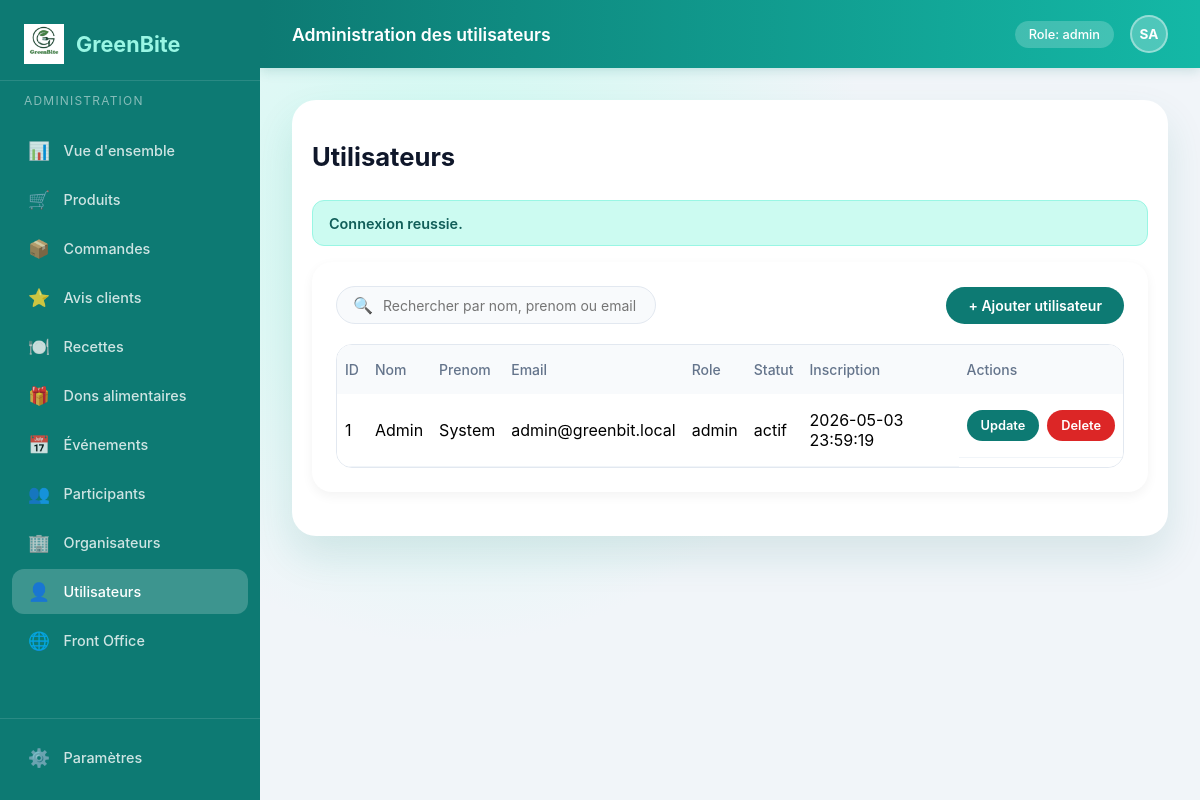
The app's page /Green-Bite/View/back-office/users.php (signed in) with its own data.
### tables this page shows
CREATE TABLE `users` (
  `id` int(10) UNSIGNED NOT NULL,
  `nom` varchar(100) NOT NULL,
  `prenom` varchar(100) NOT NULL,
  `email` varchar(190) NOT NULL,
  `mot_de_passe` varchar(255) NOT NULL,
  `photo` varchar(255) DEFAULT NULL,
  `role` enum('admin','user','moderateur') NOT NULL DEFAULT 'user',
  `statut` enum('actif','inactif','suspendu') NOT NULL DEFAULT 'actif',
  `date_inscription` timestamp NOT NULL DEFAULT current_timestamp(),
  `updated_at` timestamp NULL DEFAULT NULL ON UPDATE current_timestamp()
);

### Green-Bite/Controller/UserRepository.php (called while the page is built, shortened)
<?php
require_once __DIR__ . '/../config/database.php';
require_once __DIR__ . '/../Model/User.php';
final class UserRepository
{
    private PDO $pdo;
    public function __construct()
    {
        $this->pdo = getPdo();
    }
    public function getAll(): array
    {
        $stmt = $this->pdo->query('SELECT * FROM users ORDER BY id DESC');
        $rows = $stmt->fetchAll();
        return array_map(static fn (array $row): User => User::fromArray($row), $rows);
    }
}

### Green-Bite/config/database.php (called while the page is built, shortened)
<?php
function getPdo(): PDO
{
    $dsn = 'mysql:host=' . DB_HOST . ';port=' . DB_PORT . ';dbname=' . DB_NAME . ';charset=utf8mb4';
    $options = [
        PDO::ATTR_ERRMODE => PDO::ERRMODE_EXCEPTION,
        PDO::ATTR_DEFAULT_FETCH_MODE => PDO::FETCH_ASSOC,
        PDO::ATTR_EMULATE_PREPARES => false,
    ];
    $pdo = new PDO($dsn, DB_USER, DB_PASS, $options);
    return $pdo;
}

### Green-Bite/Controller/bootstrap.php (called while the page is built, shortened)
<?php
require_once __DIR__ . '/../config/database.php';
function getFlash(): ?array
{
    $flash = $_SESSION['flash'];
    return $flash;
}

### Green-Bite/Model/User.php (called while the page is built, shortened)
<?php
final class User
{
    private ?int $id;
    private string $nom;
    private string $prenom;
    private string $email;
    private string $role;
    private string $statut;
    private ?string $dateInscription;
    public function __construct(
        ?int $id = null,
        string $nom = '',
        string $prenom = '',
        string $email = '',
        string $motDePasse = '',
        ?string $photo = null,
        string $role = 'user',
        string $statut = 'actif',
        ?string $dateInscription = null
    ) {
        $this->id = $id;
        $this->nom = $nom;
        $this->prenom = $prenom;
        $this->email = $email;
        $this->role = $role;
        $this->statut = $statut;
        $this->dateInscription = $dateInscription;
    }
    public static function fromArray(array $row): self
    {
        return new self(
            isset($row['id']) ? (int) $row['id'] : null,
            (string) ($row['nom'] ?? ''),
            (string) ($row['prenom'] ?? ''),
            (string) ($row['email'] ?? ''),
            (string) ($row['mot_de_passe'] ?? ''),
            isset($row['photo']) ? (string) $row['photo'] : null,
            (string) ($row['role'] ?? 'user'),
            (string) ($row['statut'] ?? 'actif'),
            isset($row['date_inscription']) ? (string) $row['date_inscription'] : null
        );
    }
    public function getId(): ?int
    {
        return $this->id;
    }
    public function getNom(): string
    {
        return $this->nom;
    }
    public function getPrenom(): string
    {
        return $this->prenom;
    }
    public function getEmail(): string
    {
        return $this->email;
    }
    public function getRole(): string
    {
        return $this->role;
    }
    public function getStatut(): string
    {
        return $this->statut;
    }
    public function getDateInscription(): ?string
    {
        return $this->dateInscription;
    }
}

### Green-Bite/View/back-office/users.php (the view, shortened to what this page needs)
<?php
require_once __DIR__ . '/../../Controller/bootstrap.php';
require_once __DIR__ . '/../../Controller/UserRepository.php';
$userRepository = new UserRepository();
$users = $userRepository->getAll();
$flash = getFlash();
$sessionUser = $_SESSION['user'];
$initials = strtoupper(substr((string) $sessionUser['prenom'], 0, 1) . substr((string) $sessionUser['nom'], 0, 1));
?>
<!DOCTYPE html>
<html lang="fr">
<head>
    <link rel="stylesheet" href="../style.css">
</head>
<body>
    <div class="dashboard-layout">
<?php $activePage = 'users'; include __DIR__ . '/../includes/sidebar_admin.php'; ?>
        <div class="dashboard-main">
            <header class="dashboard-header">
                <div class="header-title">Administration des utilisateurs</div>
                <div class="header-right">
                    <span class="header-badge">Role: <?= htmlspecialchars((string) $sessionUser['role']) ?></span>
                    <div class="admin-avatar"><?= htmlspecialchars($initials !== '' ? $initials : 'AD') ?></div>
                </div>
            </header>
            <div class="page-content users-page-content">
                <section class="users-card card" aria-label="Tableau des utilisateurs">
                    <div class="page-header users-page-header">
                        <h1> Utilisateurs</h1>
                    </div>
                    <?php if ($flash): ?>
                        <div class="alert <?= htmlspecialchars($flash['type']) ?>"><?= htmlspecialchars($flash['message']) ?></div>
                    <?php endif; ?>
                    <div class="table-container">
                        <div class="table-toolbar">
                            <div class="table-search">
                                <span>🔍</span>
                                <input type="text" id="userSearch" placeholder="Rechercher par nom, prenom ou email...">
                            </div>
                            <button type="button" class="btn-add" id="openAddUserModal">+ Ajouter utilisateur</button>
                        </div>
                        <div class="table-wrapper">
                            <table class="users-table">
                                <thead>
                                    <tr>
                                        <th>ID</th>
                                        <th>Nom</th>
                                        <th>Prenom</th>
                                        <th>Email</th>
                                        <th>Role</th>
                                        <th>Statut</th>
                                        <th>Inscription</th>
                                        <th>Actions</th>
                                    </tr>
                                </thead>
                                <tbody id="usersTableBody">
                                    <?php foreach ($users as $user): ?>
                                        <tr
                                            data-id="<?= (int) $user->getId() ?>"
                                            data-nom="<?= htmlspecialchars($user->getNom()) ?>"
                                            data-prenom="<?= htmlspecialchars($user->getPrenom()) ?>"
                                            data-email="<?= htmlspecialchars($user->getEmail()) ?>"
                                            data-role="<?= htmlspecialchars($user->getRole()) ?>"
                                            data-statut="<?= htmlspecialchars($user->getStatut()) ?>"
                                        >
                                            <td><?= (int) $user->getId() ?></td>
                                            <td><?= htmlspecialchars($user->getNom()) ?></td>
                                            <td><?= htmlspecialchars($user->getPrenom()) ?></td>
                                            <td><?= htmlspecialchars($user->getEmail()) ?></td>
                                            <td><?= htmlspecialchars($user->getRole()) ?></td>
                                            <td><?= htmlspecialchars($user->getStatut()) ?></td>
                                            <td><?= htmlspecialchars((string) ($user->getDateInscription() ?? '-')) ?></td>
                                            <td class="actions-cell">
                                                <button type="button" class="table-btn save-btn open-update-btn">Update</button>
                                                <button type="button" class="table-btn delete-btn open-delete-btn">Delete</button>
                                            </td>
                                        </tr>
                                    <?php endforeach; ?>
                                </tbody>
                            </table>
                        </div>
                    </div>
                </section>
            </div>
        </div>
    </div>
</body>
</html>

### Green-Bite/View/style.css (style rules this page uses)
:root { --primary-green: #15803d; --primary-green-dark: #166534; --primary-green-light: #dcfce7; --accent-teal: #0d7a73; --accent-teal-dark: #085851; --accent-teal-light: #ccfbf1; --gray-light: #f1f5f9; --gray-border: #e2e8f0; --text-dark: #0f172a; --text-muted: #64748b; }
body { font-family: 'Inter', system-ui, -apple-system, sans-serif; background-color: var(--gray-light); margin: 0; padding: 0; }
.card { transition: all 0.3s ease; }
.dashboard-header { background: linear-gradient(90deg, var(--accent-teal) 0%, #14b8a6 100%); }
table { width: 100%; border-collapse: collapse; }
th { text-align: left; padding: 16px 8px; font-size: 0.875rem; color: #64748b; font-weight: 500; }
td { padding: 16px 8px; border-bottom: 1px solid #f1f5f9; }
.profile-card, .users-card { max-width: 1100px; margin: 0 auto; background: white; border-radius: 24px; padding: 1.25rem; box-shadow: 0 20px 40px rgba(15, 118, 110, 0.12); }
.table-wrapper { border: 1px solid #e2e8f0; border-radius: 16px; overflow: auto; }
.users-table { min-width: 760px; background: white; }
.users-table th { background: #f8fafc; position: sticky; top: 0; z-index: 1; }
.alert { padding: 0.85rem 1rem; border-radius: 12px; font-size: 0.9rem; font-weight: 600; margin-bottom: 1rem; }
.alert.success { background: #ccfbf1; color: #115e59; border: 1px solid #99f6e4; }
.table-btn { border: none; border-radius: 999px; padding: 0.7rem 1rem; font-weight: 600; cursor: pointer; transition: all 0.2s ease; font-family: 'Inter', sans-serif; }
.save-btn { background: var(--accent-teal); color: #fff; }
.delete-btn { background: #dc2626; color: #fff; }
* { box-sizing: border-box; }
.dashboard-layout { display: flex; min-height: 100vh; }
.dashboard-main { margin-left: 260px; flex: 1; display: flex; flex-direction: column; }
.dashboard-header { background: linear-gradient(90deg, var(--accent-teal) 0%, #14b8a6 100%); padding: 0 2rem; height: 68px; display: flex; align-items: center; justify-content: space-between; position: sticky; top: 0; z-index: 40; box-shadow: 0 2px 12px rgba(15,118,110,0.2); }
.header-title { color: white; font-size: 1.1rem; font-weight: 600; }
.header-right { display: flex; align-items: center; gap: 1rem; }
.header-badge { background: rgba(255,255,255,0.2); color: white; padding: 6px 14px; border-radius: 9999px; font-size: 0.8rem; font-weight: 500; }
.admin-avatar { width: 38px; height: 38px; border-radius: 50%; background: rgba(255,255,255,0.25); color: white; display: flex; align-items: center; justify-content: center; font-weight: 700; font-size: 0.85rem; border: 2px solid rgba(255,255,255,0.4); cursor: pointer; }
.page-content { padding: 2rem; flex: 1; }
.users-page-content { background: radial-gradient(circle at 20% 20%, #ccfbf1 0%, #f1f5f9 45%), radial-gradient(circle at 80% 80%, #99f6e4 0%, #f1f5f9 40%); }
.users-page-header { margin-bottom: 1rem; }
.page-header { margin-bottom: 1.75rem; }
.page-header h1 { font-size: 1.6rem; font-weight: 700; color: #0f172a; margin-bottom: 0.25rem; }
.table-container { background: white; border-radius: 20px; padding: 1.5rem; box-shadow: 0 4px 12px rgba(0,0,0,0.05); margin-bottom: 1.5rem; }
.table-toolbar { display: flex; justify-content: space-between; align-items: center; margin-bottom: 1.25rem; gap: 1rem; flex-wrap: wrap; }
.table-search { display: flex; align-items: center; background: #f8fafc; border: 1.5px solid #e2e8f0; border-radius: 9999px; padding: 8px 16px; gap: 8px; flex: 1; max-width: 320px; }
.table-search input { border: none; background: none; outline: none; font-size: 0.875rem; font-family: 'Inter', sans-serif; color: #1e293b; width: 100%; }
.btn-add { background: var(--accent-teal); color: white; border: none; border-radius: 9999px; padding: 10px 22px; font-size: 0.875rem; font-weight: 600; cursor: pointer; font-family: 'Inter', sans-serif; display: flex; align-items: center; gap: 6px; transition: all 0.2s; }
.actions-cell { white-space: nowrap; display: flex; gap: 0.5rem; align-items: center; }
.actions-cell .table-btn { padding: 8px 14px; font-size: 0.8rem; }

### records on screen
users: role "admin", prenom+nom "SA", id "1", nom "Admin", prenom "System", email "admin@greenbit.local", statut "actif", date_inscription "2026-05-03 23:59:19"

### other values on screen
$icon "📊 🛒 📦 ⭐ 🍽️ 🎁 📅 👥 🏢 👤 🌐"
$label "Vue d'ensemble Produits Commandes Avis clients Recettes Dons alimentaires Événements Participants Organisateurs Utilisateurs Front Office"
$flash['message'] "Connexion reussie."
